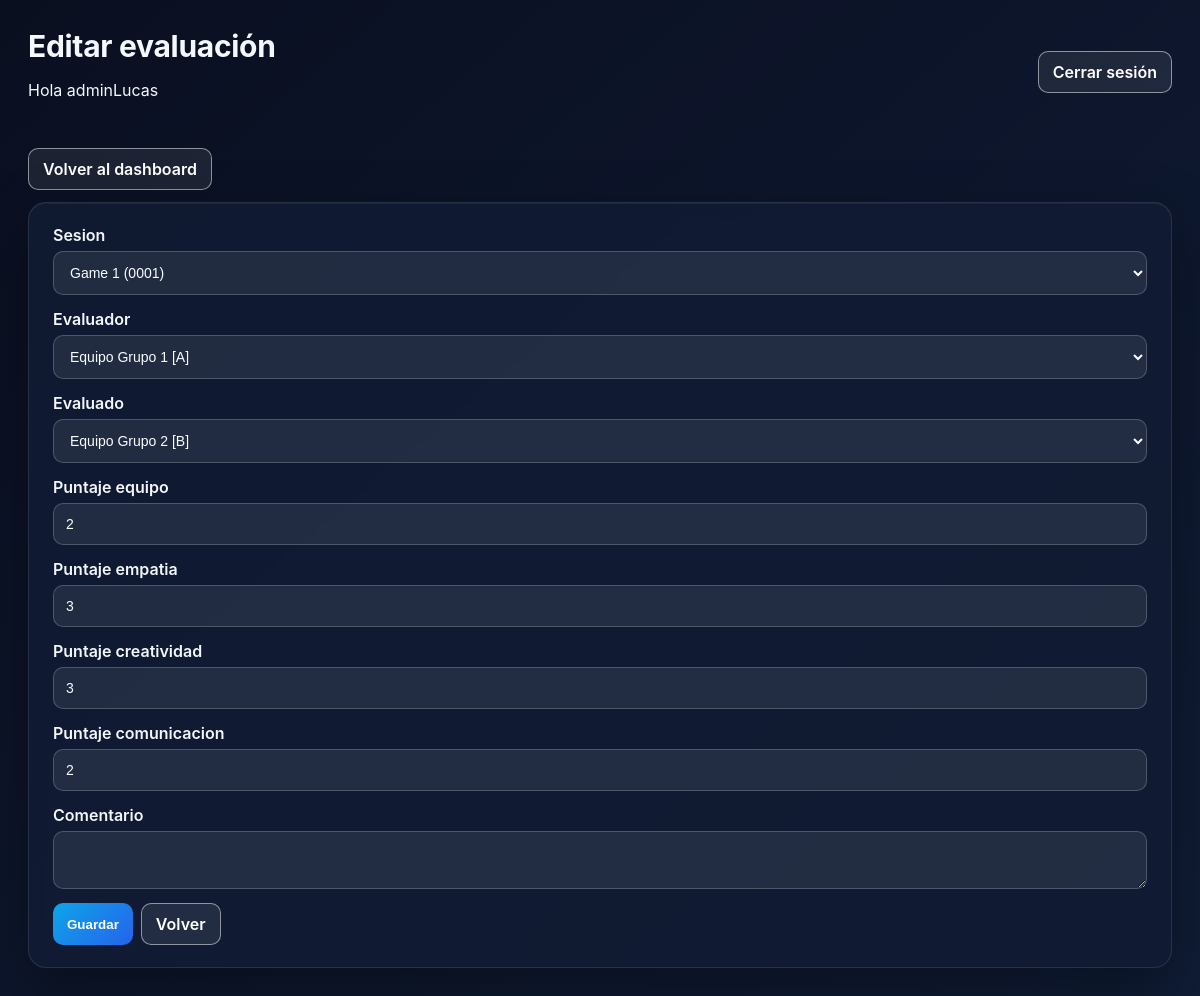
The page /admin-panel/evaluaciones/5/editar/ (signed in) on the database its author committed.
### etapasJuego/models.py (models this page shows, shortened)
class Evaluation(models.Model):
    sesion = models.ForeignKey(GameSession, on_delete=models.CASCADE, related_name="evaluaciones")
    evaluador = models.ForeignKey(Team, on_delete=models.CASCADE, related_name="evaluaciones_realizadas")
    evaluado = models.ForeignKey(Team, on_delete=models.CASCADE, related_name="evaluaciones_recibidas")
    puntaje_equipo = models.PositiveIntegerField()
    puntaje_empatia = models.PositiveIntegerField()
    puntaje_creatividad = models.PositiveIntegerField()
    puntaje_comunicacion = models.PositiveIntegerField()
    comentario = models.TextField(blank=True)
    class Meta:
        unique_together = ("sesion", "evaluador", "evaluado")

### login/panel_views.py (the view)
# urls.py: path("evaluaciones/<int:pk>/editar/", views.admin_evaluacion_editar, name="evaluacion_editar"),
@admin_required
def admin_evaluacion_editar(request, pk):
    evaluacion = get_object_or_404(Evaluation, pk=pk)
    form = EvaluationForm(request.POST or None, request=request, instance=evaluacion)
    if request.method == "POST" and form.is_valid():
        form.save()
        messages.success(request, "Evaluación actualizada.")
        return redirect("adminpanel:evaluaciones")
    return render(
        request,
        "login/admin/form.html",
        {"form": form, "title": "Editar evaluación", "back_url": "adminpanel:evaluaciones"},
    )

### login/forms.py
class EvaluationForm(BaseStyledModelForm):
    class Meta:
        model = Evaluation
        fields = [
            "sesion",
            "evaluador",
            "evaluado",
            "puntaje_equipo",
            "puntaje_empatia",
            "puntaje_creatividad",
            "puntaje_comunicacion",
            "comentario",
        ]
        widgets = {
            "comentario": forms.Textarea(attrs={"rows": 2}),
            "puntaje_equipo": forms.NumberInput(attrs={"min": 0, "max": 100}),
            "puntaje_empatia": forms.NumberInput(attrs={"min": 0, "max": 100}),
            "puntaje_creatividad": forms.NumberInput(attrs={"min": 0, "max": 100}),
            "puntaje_comunicacion": forms.NumberInput(attrs={"min": 0, "max": 100}),
        }

### etapasJuego/models.py (called while the page is built)
    def __str__(self):
        return f"{self.nombre} ({self.codigo})"

    def __str__(self):
        return f"Equipo {self.nombre} [{self.codigo_grupo}]"

### login/permissions.py (called while the page is built)
def is_admin(user) -> bool:
    return user.is_superuser or user.is_staff or user_has_role(user, ADMIN_GROUP)

def _role_required(check_fn, error_message):
    def decorator(view_func):
        @wraps(view_func)
        def _wrapped(request, *args, **kwargs):
            if not request.user.is_authenticated:
                return redirect("login:login")
            if not check_fn(request.user):
                messages.error(request, error_message)
                return redirect("login:login")
            return view_func(request, *args, **kwargs)
        return login_required(_wrapped)
    return decorator

### login/templates/login/admin/form.html (shortened to what this page needs)
{% extends "login/panel_base.html" %}
{% block header_title %}{{ title }}{% endblock %}
{% block content %}
<div class="panel-actions-row" style="margin-bottom:12px;">
    <a class="btn-link btn-outline" href="{% url 'adminpanel:dashboard' %}">Volver al dashboard</a>
</div>
<div class="panel-card">
    <form method="post" enctype="multipart/form-data" class="panel-form">
        {% include "login/admin/_form_fields.html" with form=form %}
        <div class="panel-actions-row">
            <button class="btn-link btn-primary" type="submit">Guardar</button>
            {% if back_url %}
                <a class="btn-link btn-outline" href="{% url back_url %}">Volver</a>
            {% endif %}
        </div>
    </form>
</div>
{% endblock %}

### login/templates/login/panel_base.html (shortened to what this page needs)
{% load static %}
<!DOCTYPE html>
<html lang="es">
<head>
    <link rel="stylesheet" href="{% static 'login/css/panel.css' %}">
</head>
<body class="panel-body {% if request.resolver_match and request.resolver_match.app_name == 'adminpanel' %}admin-theme{% elif request.resolver_match and request.resolver_match.app_name == 'profesorpanel' %}professor-theme{% endif %}">
    <div class="panel-container">
        <div class="panel-topbar">
            <div>
                <h1>{% block header_title %}Panel{% endblock %}</h1>
                <p>Hola {{ request.user.get_full_name|default:request.user.username }}</p>
            </div>
            <div class="panel-actions">
                {% if request.user.is_authenticated %}
                    <a class="btn-link btn-outline" href="{% url 'login:logout' %}">Cerrar sesión</a>
                {% endif %}
            </div>
        </div>
        {% block content %}{% endblock %}
    </div>
</body>
</html>

### login/templates/login/admin/_form_fields.html (shortened to what this page needs)
{% for field in form %}
    <div class="form-group">
        <label for="{{ field.id_for_label }}">{{ field.label }}</label>
        {{ field }}
    </div>
{% endfor %}

### login/static/login/css/panel.css (style rules this page uses)
body.panel-body { font-family: 'Inter', 'Helvetica Neue', Arial, sans-serif; background: #0b1021; background-image: radial-gradient(circle at 20% 20%, rgba(255,255,255,0.06), transparent 20%), radial-gradient(circle at 80% 10%, rgba(255,255,255,0.05), transparent 18%), linear-gradient(135deg, #0b1021 0%, #0e152d 45%, #0b162f 100%); min-height: 100vh; margin: 0; padding: 28px; color: #e6edf9; }
.panel-body.admin-theme { background: linear-gradient(140deg, #0a0f20 0%, #0d162c 50%, #101d36 100%); color: #f5f8ff; }
.panel-container { max-width: 1300px; margin: 0 auto; padding-bottom: 24px; }
.panel-topbar { display: flex; align-items: center; justify-content: space-between; color: #f5f8ff; margin-bottom: 32px; position: relative; }
.panel-topbar h1 { margin: 0; font-size: 30px; letter-spacing: -0.3px; }
.panel-topbar .panel-actions { display: flex; gap: 12px; }
.panel-card { background: #0f1a31; border-radius: 18px; padding: 22px 24px; box-shadow: 0 22px 64px rgba(0, 0, 0, 0.28), 0 1px 0 rgba(255, 255, 255, 0.08) inset, 0 1px 0 rgba(255, 255, 255, 0.05); border: 1px solid rgba(255,255,255,0.08); margin-bottom: 22px; text-decoration: none; color: #f7faff; display: block; backdrop-filter: blur(8px); }
.panel-body.admin-theme .panel-card, .panel-body.professor-theme .panel-card { background: rgba(17, 28, 52, 0.92); border: 1px solid rgba(255,255,255,0.1); box-shadow: 0 24px 60px rgba(0, 0, 0, 0.35), 0 1px 0 rgba(255, 255, 255, 0.05) inset; }
.panel-form .form-group { margin-bottom: 14px; }
.panel-form label { display: block; margin-bottom: 6px; font-weight: 600; color: #f4f6fb; }
.panel-form .form-group { margin-bottom: 14px; width: 100%; }
.panel-form input, .panel-form select, .panel-form textarea { display: block; width: 100%; border: 1px solid rgba(255,255,255,0.2); border-radius: 10px; padding: 12px; font-size: 14px; background: rgba(255,255,255,0.08); color: #f9fbff; box-sizing: border-box; }
.panel-form input::placeholder, .panel-form textarea::placeholder { color: rgba(233, 237, 247, 0.6); }
.panel-form textarea { resize: vertical; }
.btn-link { display: inline-block; padding: 10px 14px; border-radius: 10px; border: none; color: #ffffff; text-decoration: none; cursor: pointer; font-weight: 600; transition: transform 0.08s ease, box-shadow 0.12s ease; }
.btn-primary { background: linear-gradient(135deg, #0ea5e9 0%, #2563eb 100%); }
.btn-outline { border: 1px solid rgba(255,255,255,0.5); color: #ffffff; background: rgba(255,255,255,0.08); }
.panel-actions-row { display: flex; gap: 8px; flex-wrap: wrap; margin-top: 8px; }

### rows shown on the page
Evaluation: form "Game 1 (0001)" "Equipo Grupo 1 [A]" "Equipo Grupo 2 [B]" "2" "3" "3" "2"

### other values the page prints
{{ title }} "Editar evaluación"
{{ request.user.get_full_name|default:request.user.username }} "adminLucas"
{{ field.label }} "Sesion" "Evaluador" "Evaluado" "Puntaje equipo" "Puntaje empatia" "Puntaje creatividad" "Puntaje comunicacion" "Comentario"
